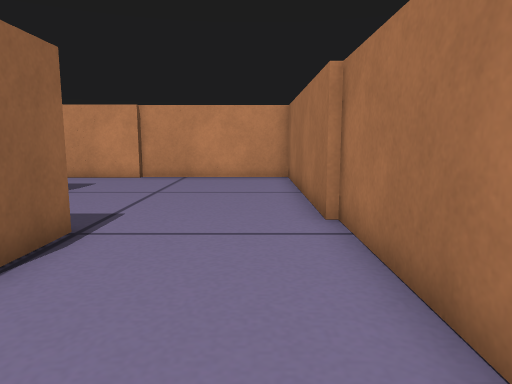
view 1 (above)

16 first-person views from a walk through a robot-simulator world made for Gazebo. The camera is 0.31 m above the floor, tilts 8° down and sees 70° across. The floor is counted in squares, 0.2 m on a side. Each view is taken from the middle of a square. On the plan, view 1 faces up. The plan holds only what a view shows up to about 16 squares ahead; the rest is blank.

view 2
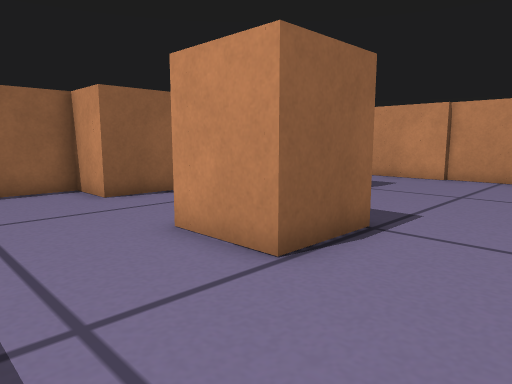

view 3
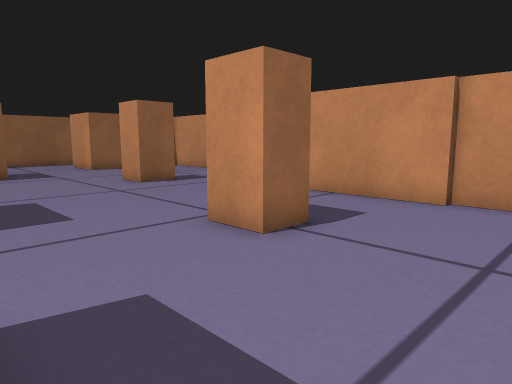

view 4
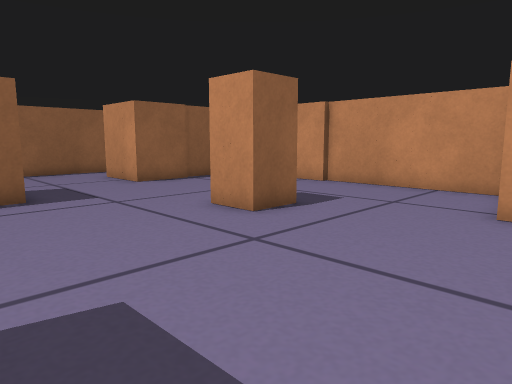

view 5
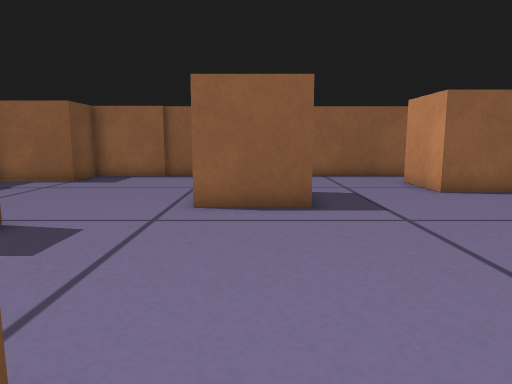

view 6
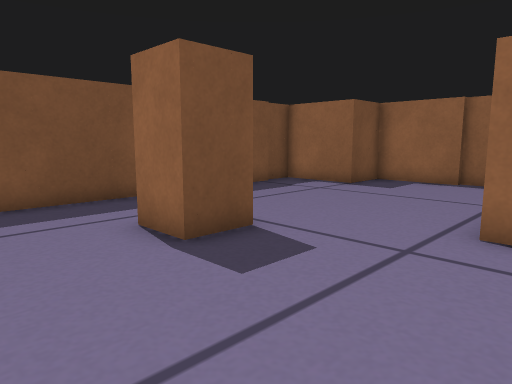

view 7
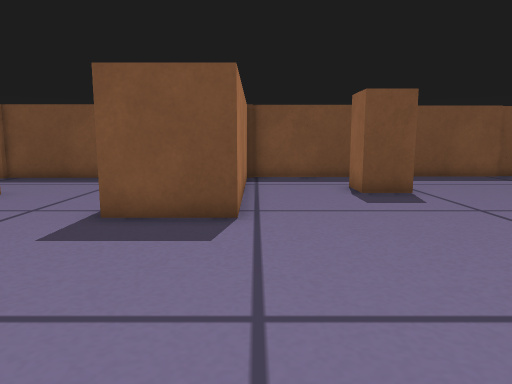

view 8
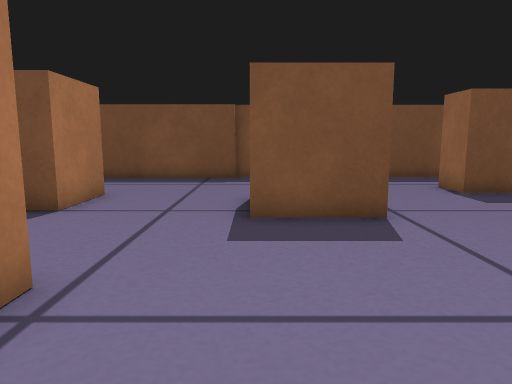

view 9
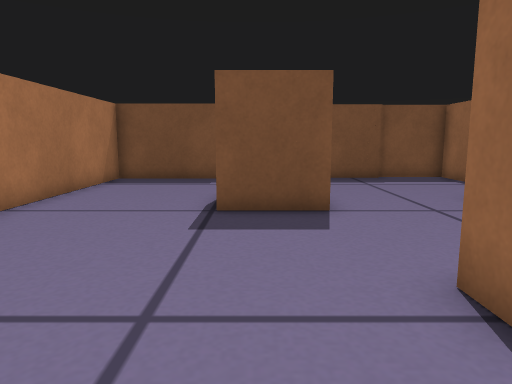

view 10
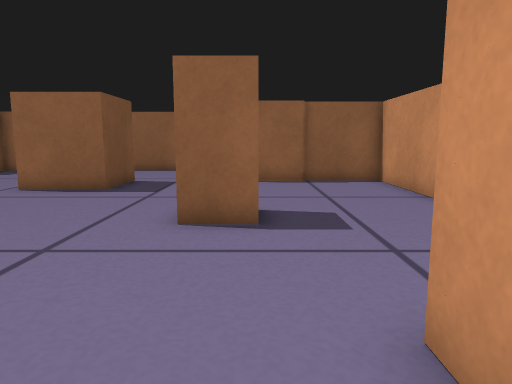

view 11
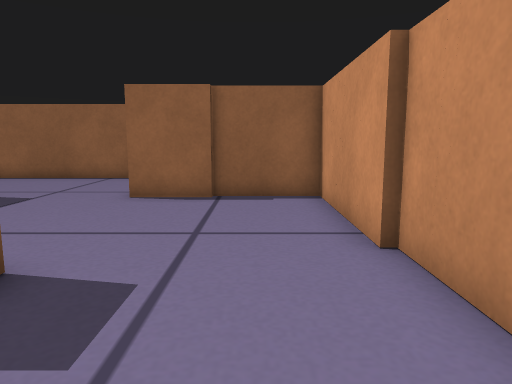

view 12
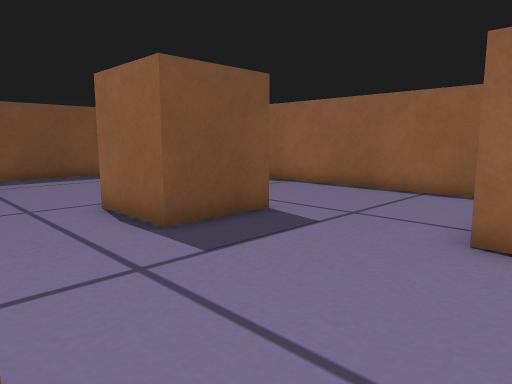

view 13
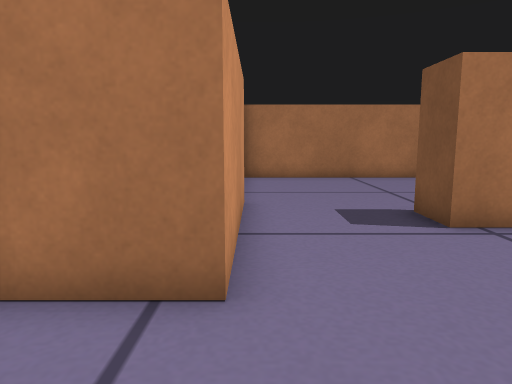

view 14
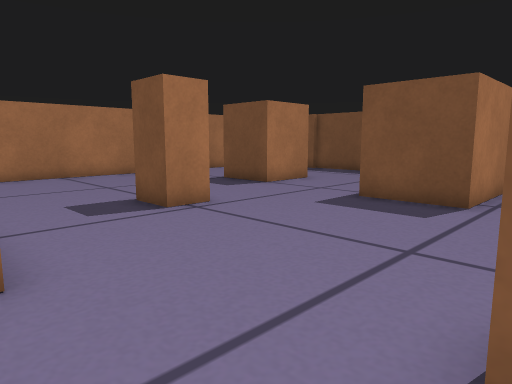

view 15
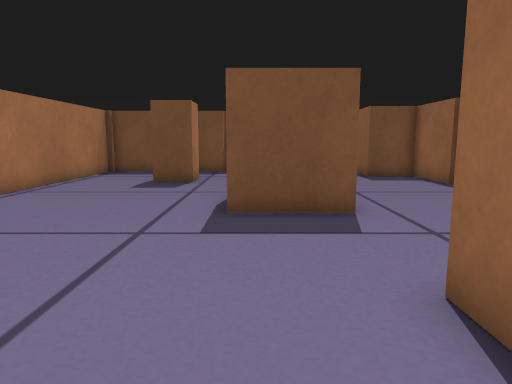

view 16
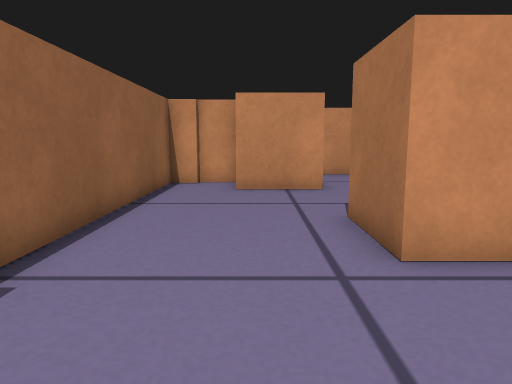

### Floor plan
Points are (right, up) in squares from view 1. A wall is a line through its corners. A room is listed if a view was taken in it or the views show most of it. See-through windows are left out.
Room 1 (views 1, 2, 3, 4, 5, 6, 7, 8, 9, 10, 11, 12, 13, 14, 15, 16)
walls: (-9.9, 6.2) (-9.9, 4.1) (-11.9, 4.1) (-11.9, 2); (-7.6, 10.3) (-7.6, 11.5) (-6.1, 11.5) (-6.1, 10.3) (-7.6, 10.3); (-16.2, 14) (-14.6, 14) (-14.6, 12.6) (-16.1, 12.6); (-5.6, 6) (-3.1, 6) (-3.1, 3.5) (-5.6, 3.5) (-5.6, 6); (-11.9, 0.4) (-11.9, -1.5) (-9.1, -1.5); (-17.6, 1.8) (-17.6, 3.3) (-16.1, 3.3) (-16.1, 1.8); (-20.6, 6.5) (-22.1, 6.5) (-22.1, 9.3) (-19.4, 9.3) (-19.4, 6.5); (-12.6, -0.1) (-12.6, 6.8) (-9.9, 6.8); (-9.2, -1.2) (-2.6, -1.2); (-17.9, -1.5) (-12.9, -1.5); (-4.8, 15.3) (-10.6, 15.3) (-10.6, 17.5); (-11.2, 19) (-17.2, 19); (-17, 18.8) (-22.1, 18.8) (-22.1, 15.8); (-21.9, 15.9) (-21.9, 13.5) (-24.6, 13.5); (-2.8, -1) (1.6, -1) (1.6, 7.1); (-24.6, 15.5) (-26.1, 15.5); (-23.5, -1.7) (-18.9, -1.7); (1.4, 7) (1.4, 15.5) (-4.9, 15.5); (-26.9, 4.1) (-26.9, 1.1) (-24.9, 1.1) (-24.9, -1.9) (-23.5, -1.9); (-26, 15.3) (-27.1, 15.3) (-27.1, 4)

Positions as (right, up) in squares from view 1, and headings:
1: (0, 0), facing up
2: (0, 0), facing up-left
3: (-2, 6), facing up-left
4: (-9, 7), facing up-left
5: (-11, 8), facing left
6: (-13, 8), facing down-left
7: (-13, 14), facing down
8: (-10, 14), facing down
9: (-4, 14), facing down
10: (-8, 14), facing left
11: (-12, 17), facing left
12: (-16, 15), facing down-left
13: (-14, 15), facing right
14: (-15, 16), facing down-right
15: (-20, 17), facing down
16: (-24, 2), facing up
